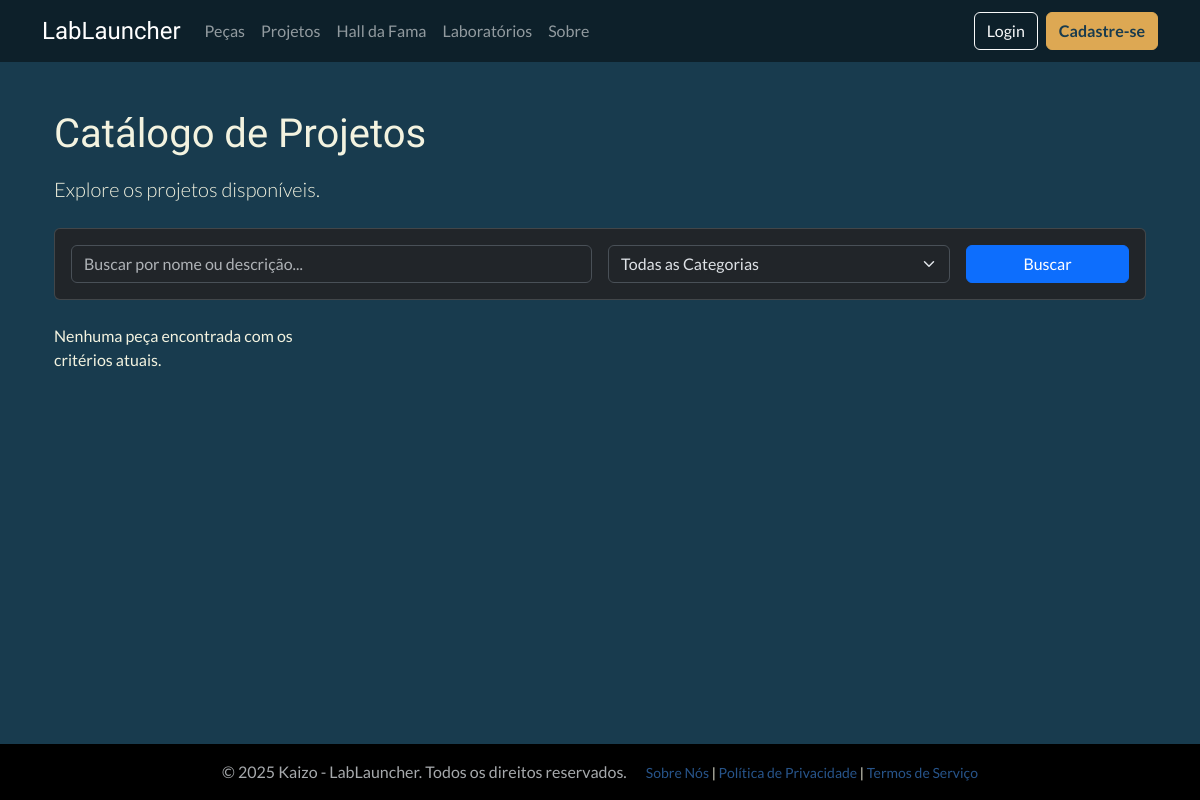
/catalog/projects/, run on an earlier commit of the app's database.
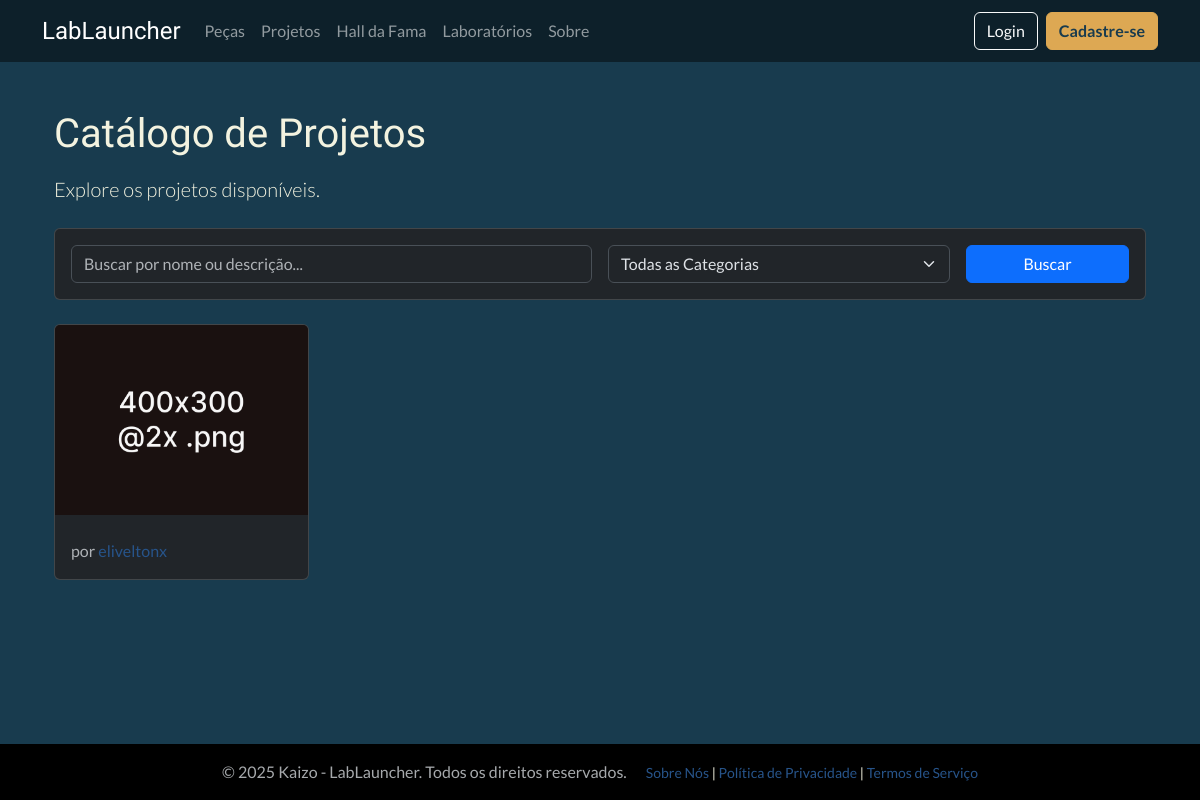
And on a later commit of the database.
### catalog/models.py (models this page shows, shortened)
class Project(models.Model):
    STATUS_CHOICES = (('in_review', 'Em Revisão'), ('approved', 'Aprovado'), ('rejected', 'Rejeitado'))
    thumbnail = models.ImageField(
        upload_to='part_thumbnails/', # Pasta dentro de 'media' onde as imagens serão salvas
        storage=storage_para_usar,
        verbose_name='Thumbnail',
        null=True, # O campo é opcional
        blank=True # O campo pode ser deixado em branco no formulário
    )
    is_hall_of_fame = models.BooleanField(default=False, verbose_name="Destaque (Hall da Fama)")
    title = models.CharField(max_length=255, verbose_name='Título do Projeto')
    description = RichTextUploadingField(verbose_name='Descrição Detalhada')
    author = models.ForeignKey(settings.AUTH_USER_MODEL, on_delete=models.SET_NULL, null=True, verbose_name='Autor')
    category = models.ForeignKey(ProjectCategory, on_delete=models.SET_NULL, null=True, verbose_name='Categoria do Projeto')
    parts_used = models.ManyToManyField(Part, blank=True, verbose_name='Peças Utilizadas')
    status = models.CharField(max_length=10, choices=STATUS_CHOICES, default='in_review', verbose_name='Status')
    created_at = models.DateTimeField(auto_now_add=True, verbose_name='Data de Criação')
    updated_at = models.DateTimeField(auto_now=True, verbose_name='Última Atualização')
    class Meta:
        verbose_name = 'Projeto'
        verbose_name_plural = 'Projetos'
        ordering = ['-created_at']

### users/models.py (models this page shows, shortened)
class CustomUser(AbstractUser):
    profile_picture = models.ImageField(
        upload_to='profile_pics/',
        storage=storage_para_usar,
        null=True,
        blank=True,
        verbose_name='Foto do Perfil'
    )
    is_approved = models.BooleanField(
        default=False,
        verbose_name='Aprovado pela Curadoria',
        help_text='Indica se o usuário foi aprovado para acessar o conteúdo.'
    )
    groups = models.ManyToManyField(
        Group,
        verbose_name='groups',
        blank=True,
        help_text='The groups this user belongs to. A user will get all permissions granted to each of their groups.',
        related_name="customuser_set", # Nome único para o acesso reverso
        related_query_name="user",
    )
    user_permissions = models.ManyToManyField(
        Permission,
        verbose_name='user permissions',
        blank=True,
        help_text='Specific permissions for this user.',
        related_name="customuser_set", # Nome único para o acesso reverso
        related_query_name="user",
    )

### catalog/views.py (the view, shortened to what this page needs)
# urls.py: path('projects/', ProjectListView.as_view(), name='project-list'),
class ProjectListView(ListView):
    model = Project
    template_name = 'catalog/project_list.html'
    context_object_name = 'projects'
    paginate_by = 10
    def get_queryset(self):
        queryset = super().get_queryset().filter(status='approved')
        search_query = self.request.GET.get('q')
        category_id = self.request.GET.get('category')
        if search_query:
            queryset = queryset.filter(Q(title__icontains=search_query) | Q(description__icontains=search_query))
        return queryset.order_by('-created_at')
    def get_context_data(self, **kwargs):
        context = super().get_context_data(**kwargs)
        context['project_categories'] = ProjectCategory.objects.all()
        return context

### catalog/templatetags/query_transforms.py (called while the page is built)
@register.filter
def get_range(value):
    if isinstance(value, int):
        return range(value)
    return range(0)

### catalog/templates/catalog/project_list.html (shortened to what this page needs)
{% extends "base.html" %}
{% load static %}
{% load query_transforms %}
{% block content %}
<div class="container mt-4">
    <h1 class="mb-3">Catálogo de Projetos</h1>
    <p class="lead mb-4">Explore os projetos disponíveis.</p>
    <div class="card bg-dark mb-4">
        <div class="card-body">
            <form method="get" action="{% url 'catalog:project-list' %}" class="row g-3 align-items-center">
                <div class="col-md-6">
                    <input type="text" name="q" class="form-control" placeholder="Buscar por nome ou descrição..." value="{{ request.GET.q }}">
                </div>
                <div class="col-md-4">
                    <select name="category" class="form-select">
                        <option value="">Todas as Categorias</option>
                    </select>
                </div>
                <div class="col-md-2">
                    <button type="submit" class="btn btn-primary w-100">Buscar</button>
                </div>
            </form>
        </div>
    </div>
    <div class="row row-cols-1 row-cols-sm-2 row-cols-md-3 row-cols-lg-4 g-4">
        {% for project in projects %}
        <div class="col">
            <div class="card h-100 text-bg-dark">
                {% if project.thumbnail %}
                    <img src="{{ project.thumbnail.url }}" class="card-img-top" alt="{{ project.name }}">
                {% else %}
                    <img src="{% static 'images/placeholder.png' %}" class="card-img-top" alt="Placeholder">
                {% endif %}
                <div class="card-body d-flex flex-column">
                    <p class="card-text text-muted">por <a href="{% url 'users:public-profile' project.author.username %}">{{ project.author.username }}</a></p>
                </div>
            </div>
        </div>
        {% empty %}
            <div class="col">
                <p>Nenhuma peça encontrada com os critérios atuais.</p>
            </div>
        {% endfor %}
    </div>
    {% load query_transforms %}
</div>
{% endblock %}

What changed in the data, as far as the page shows it:
added Project: author.username "eliveltonx"
Also different on the page:
text no longer shown: "Nenhuma peça encontrada com os critérios atuais."
